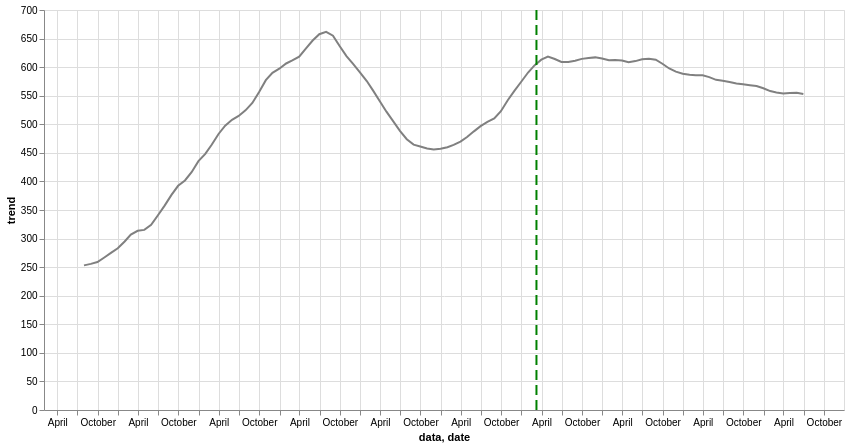

The specification (Vega-Lite) saved for this image:
### Vega-Lite specification from a JSON file in a GitHub repository (floating-point values rounded to 4 significant figures)
{"config": {"view": {"continuousWidth": 300, "continuousHeight": 300}}, "layer": [{"data": {"name": "data-cfabb0a03b7434dedc8c195bcbd9e1b1"}, "mark": {"type": "line"}, "encoding": {"color": {"value": "gray"}, "tooltip": [{"field": "data", "type": "temporal"}, {"field": "trend", "type": "quantitative"}], "x": {"field": "data", "type": "temporal"}, "y": {"field": "trend", "type": "quantitative"}}, "name": "view_26"}, {"data": {"name": "data-4365a22400ee825b3600d1157439a19e"}, "mark": {"type": "rule", "color": "green", "strokeDash": [10, 5]}, "encoding": {"size": {"value": 2}, "tooltip": [{"field": "event", "type": "nominal"}], "x": {"field": "date", "type": "temporal"}}}], "height": 400, "params": [{"name": "param_65", "select": {"type": "interval", "encodings": ["x", "y"]}, "bind": "scales", "views": ["view_26"]}], "width": 800, "$schema": "https://vega.github.io/schema/vega-lite/v5.17.0.json", "datasets": {"data-cfabb0a03b7434dedc8c195bcbd9e1b1": [{"data": "2014-01-31T00:00:00", "trend": null}, {"data": "2014-02-28T00:00:00", "trend": null}, {"data": "2014-03-31T00:00:00", "trend": null}, {"data": "2014-04-30T00:00:00", "trend": null}, {"data": "2014-05-31T00:00:00", "trend": null}, {"data": "2014-06-30T00:00:00", "trend": null}, {"data": "2014-07-31T00:00:00", "trend": 253.1}, {"data": "2014-08-31T00:00:00", "trend": 255.7}, {"data": "2014-09-30T00:00:00", "trend": 258.9}, {"data": "2014-10-31T00:00:00", "trend": 266.9}, {"data": "2014-11-30T00:00:00", "trend": 274.9}, {"data": "2014-12-31T00:00:00", "trend": 283.0}, {"data": "2015-01-31T00:00:00", "trend": 294.9}, {"data": "2015-02-28T00:00:00", "trend": 306.9}, {"data": "2015-03-31T00:00:00", "trend": 313.6}, {"data": "2015-04-30T00:00:00", "trend": 315.2}, {"data": "2015-05-31T00:00:00", "trend": 324.0}, {"data": "2015-06-30T00:00:00", "trend": 340.5}, {"data": "2015-07-31T00:00:00", "trend": 357.8}, {"data": "2015-08-31T00:00:00", "trend": 376.5}, {"data": "2015-09-30T00:00:00", "trend": 392.3}, {"data": "2015-10-31T00:00:00", "trend": 401.7}, {"data": "2015-11-30T00:00:00", "trend": 416.2}, {"data": "2015-12-31T00:00:00", "trend": 435.5}, {"data": "2016-01-31T00:00:00", "trend": 448.1}, {"data": "2016-02-29T00:00:00", "trend": 464.2}, {"data": "2016-03-31T00:00:00", "trend": 483.0}, {"data": "2016-04-30T00:00:00", "trend": 497.5}, {"data": "2016-05-31T00:00:00", "trend": 507.8}, {"data": "2016-06-30T00:00:00", "trend": 514.5}, {"data": "2016-07-31T00:00:00", "trend": 524.4}, {"data": "2016-08-31T00:00:00", "trend": 537.3}, {"data": "2016-09-30T00:00:00", "trend": 556.2}, {"data": "2016-10-31T00:00:00", "trend": 577.2}, {"data": "2016-11-30T00:00:00", "trend": 590.0}, {"data": "2016-12-31T00:00:00", "trend": 597.2}, {"data": "2017-01-31T00:00:00", "trend": 606.4}, {"data": "2017-02-28T00:00:00", "trend": 611.7}, {"data": "2017-03-31T00:00:00", "trend": 618.4}, {"data": "2017-04-30T00:00:00", "trend": 632.3}, {"data": "2017-05-31T00:00:00", "trend": 646.6}, {"data": "2017-06-30T00:00:00", "trend": 657.6}, {"data": "2017-07-31T00:00:00", "trend": 661.7}, {"data": "2017-08-31T00:00:00", "trend": 655.0}, {"data": "2017-09-30T00:00:00", "trend": 637.0}, {"data": "2017-10-31T00:00:00", "trend": 619.4}, {"data": "2017-11-30T00:00:00", "trend": 605.5}, {"data": "2017-12-31T00:00:00", "trend": 591.0}, {"data": "2018-01-31T00:00:00", "trend": 575.7}, {"data": "2018-02-28T00:00:00", "trend": 559.3}, {"data": "2018-03-31T00:00:00", "trend": 540.5}, {"data": "2018-04-30T00:00:00", "trend": 522.1}, {"data": "2018-05-31T00:00:00", "trend": 505.1}, {"data": "2018-06-30T00:00:00", "trend": 488.5}, {"data": "2018-07-31T00:00:00", "trend": 473.8}, {"data": "2018-08-31T00:00:00", "trend": 464.4}, {"data": "2018-09-30T00:00:00", "trend": 461.2}, {"data": "2018-10-31T00:00:00", "trend": 457.8}, {"data": "2018-11-30T00:00:00", "trend": 456.1}, {"data": "2018-12-31T00:00:00", "trend": 457.3}, {"data": "2019-01-31T00:00:00", "trend": 459.8}, {"data": "2019-02-28T00:00:00", "trend": 464.0}, {"data": "2019-03-31T00:00:00", "trend": 469.6}, {"data": "2019-04-30T00:00:00", "trend": 477.6}, {"data": "2019-05-31T00:00:00", "trend": 487.6}, {"data": "2019-06-30T00:00:00", "trend": 496.8}, {"data": "2019-07-31T00:00:00", "trend": 504.3}, {"data": "2019-08-31T00:00:00", "trend": 510.3}, {"data": "2019-09-30T00:00:00", "trend": 522.9}, {"data": "2019-10-31T00:00:00", "trend": 542.0}, {"data": "2019-11-30T00:00:00", "trend": 558.4}, {"data": "2019-12-31T00:00:00", "trend": 574.5}, {"data": "2020-01-31T00:00:00", "trend": 590.6}, {"data": "2020-02-29T00:00:00", "trend": 603.1}, {"data": "2020-03-31T00:00:00", "trend": 613.1}, {"data": "2020-04-30T00:00:00", "trend": 618.5}, {"data": "2020-05-31T00:00:00", "trend": 614.2}, {"data": "2020-06-30T00:00:00", "trend": 609.1}, {"data": "2020-07-31T00:00:00", "trend": 608.9}, {"data": "2020-08-31T00:00:00", "trend": 611.2}, {"data": "2020-09-30T00:00:00", "trend": 614.5}, {"data": "2020-10-31T00:00:00", "trend": 616.1}, {"data": "2020-11-30T00:00:00", "trend": 617.1}, {"data": "2020-12-31T00:00:00", "trend": 615.2}, {"data": "2021-01-31T00:00:00", "trend": 612.0}, {"data": "2021-02-28T00:00:00", "trend": 612.7}, {"data": "2021-03-31T00:00:00", "trend": 611.8}, {"data": "2021-04-30T00:00:00", "trend": 608.5}, {"data": "2021-05-31T00:00:00", "trend": 610.6}, {"data": "2021-06-30T00:00:00", "trend": 613.9}, {"data": "2021-07-31T00:00:00", "trend": 614.7}, {"data": "2021-08-31T00:00:00", "trend": 613.1}, {"data": "2021-09-30T00:00:00", "trend": 605.9}, {"data": "2021-10-31T00:00:00", "trend": 597.7}, {"data": "2021-11-30T00:00:00", "trend": 592.1}, {"data": "2021-12-31T00:00:00", "trend": 588.3}, {"data": "2022-01-31T00:00:00", "trend": 586.5}, {"data": "2022-02-28T00:00:00", "trend": 585.8}, {"data": "2022-03-31T00:00:00", "trend": 585.8}, {"data": "2022-04-30T00:00:00", "trend": 582.5}, {"data": "2022-05-31T00:00:00", "trend": 577.8}, {"data": "2022-06-30T00:00:00", "trend": 576.1}, {"data": "2022-07-31T00:00:00", "trend": 573.9}, {"data": "2022-08-31T00:00:00", "trend": 571.4}, {"data": "2022-09-30T00:00:00", "trend": 570.1}, {"data": "2022-10-31T00:00:00", "trend": 568.5}, {"data": "2022-11-30T00:00:00", "trend": 566.9}, {"data": "2022-12-31T00:00:00", "trend": 563.0}, {"data": "2023-01-31T00:00:00", "trend": 558.1}, {"data": "2023-02-28T00:00:00", "trend": 555.6}, {"data": "2023-03-31T00:00:00", "trend": 554.1}, {"data": "2023-04-30T00:00:00", "trend": 554.9}, {"data": "2023-05-31T00:00:00", "trend": 555.2}, {"data": "2023-06-30T00:00:00", "trend": 553.1}, {"data": "2023-07-31T00:00:00", "trend": null}, {"data": "2023-08-31T00:00:00", "trend": null}, {"data": "2023-09-30T00:00:00", "trend": null}, {"data": "2023-10-31T00:00:00", "trend": null}, {"data": "2023-11-30T00:00:00", "trend": null}, {"data": "2023-12-31T00:00:00", "trend": null}], "data-4365a22400ee825b3600d1157439a19e": [{"date": "2020-03-09", "event": "Covid"}]}}
